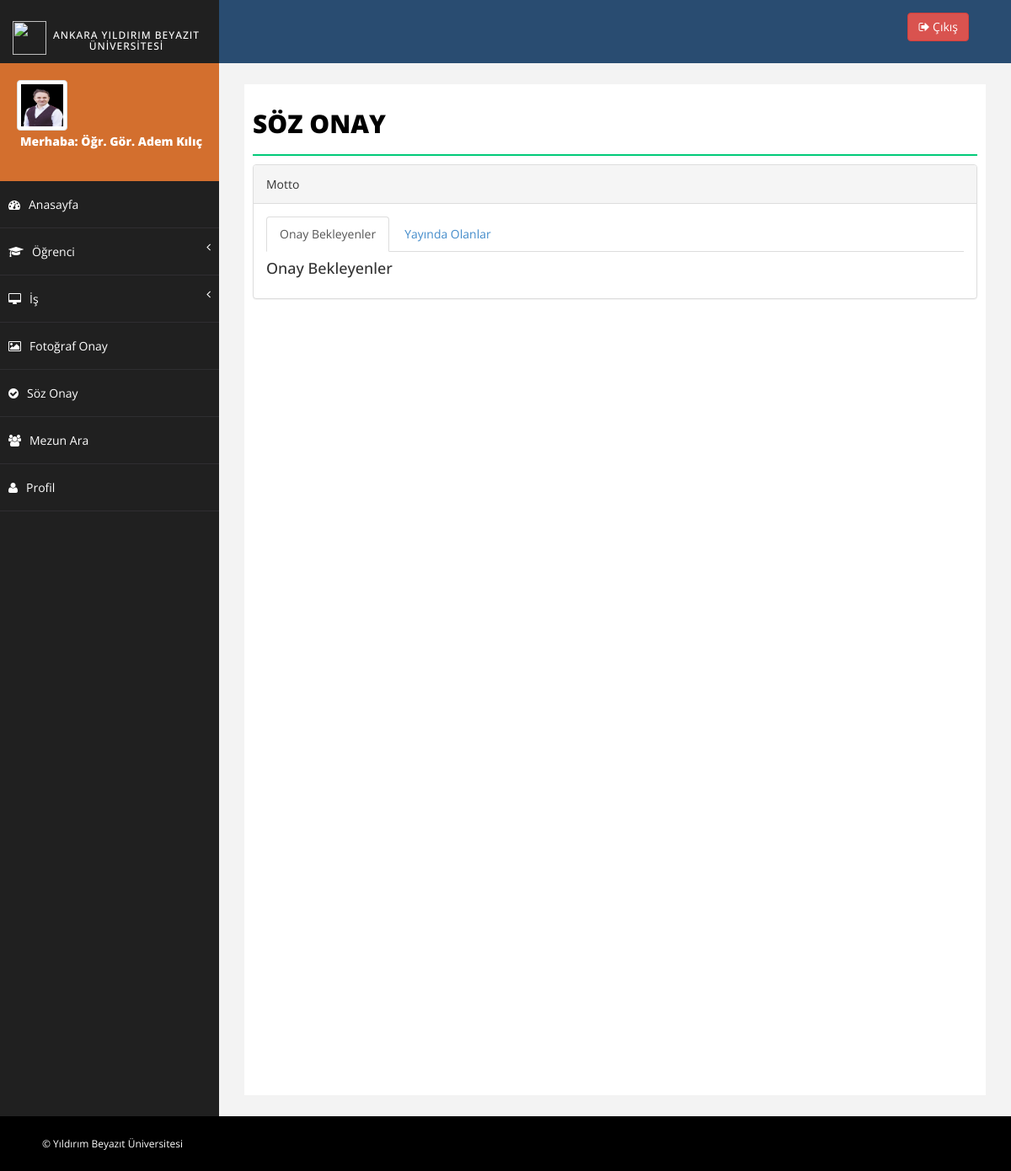
Page /admin/check_motto.php (signed in) on the committed database.
### tables this page shows
CREATE TABLE `academician` (
  `id` int(11) NOT NULL,
  `username` varchar(200) NOT NULL,
  `first_name` varchar(50) NOT NULL,
  `last_name` varchar(50) NOT NULL,
  `faculty` varchar(100) NOT NULL,
  `department` varchar(200) NOT NULL,
  `photo` varchar(200) NOT NULL,
  `email` varchar(320) NOT NULL,
  `password` varchar(60) NOT NULL
);

### admin/profile_update.php (called while the page is built, shortened)
<?php
include '../dbconnection.php';
if (isset($_SESSION['username'])) {
  $username=$_SESSION['username'];
  $stmt = $db->query("SELECT * FROM academician WHERE username='$username' ");
  while ($row = $stmt->fetch()) {
    $first_name= $row['first_name'];
    $last_name = $row['last_name'];
    $photo = $row['photo'];
  }
}
?>

### admin/check_motto.php (the view, shortened to what this page needs)
<?php
include 'header.php';
include 'sidebar.php';
?>
<div id="page-wrapper">
	<div id="page-inner">
		<div class="row">
			<div class="col-md-12">
				<h1 class="page-head-line">Söz Onay</h1>
			</div>
		</div>
		<div class="row">
			<div class="col-md-12">
				<div class="panel panel-default">
					<div class="panel-heading">
						Motto
					</div>
					<div class="panel-body">
						<ul class="nav nav-tabs">
							<li class="active"><a href="#home" data-toggle="tab">Onay Bekleyenler</a>
							</li>
							<li class=""><a href="#profile" data-toggle="tab">Yayında Olanlar</a>
							</li>
						</ul>
						<div class="tab-content">
							<div class="tab-pane fade active in" id="home">
								<h4>Onay Bekleyenler</h4>
							</div>
						</div>
					</div>
				</div>
			</div>
		</div>
	</div>
</div>
<?php include 'footer.php'; ?>

### admin/sidebar.php (shortened to what this page needs)
<?php include 'profile_update.php'; ?>
        <nav class="navbar-default navbar-side" role="navigation">
            <div class="sidebar-collapse">
                <ul class="nav" id="main-menu">
                    <li>
                        <div class="user-img-div mb-red">
                            <img src="<?php echo $photo ?>" class="img-thumbnail" />
                            <div class="inner-text">
                           Merhaba: <?php echo $first_name.' '.$last_name; ?>
                            <br/>
                            </div>
                        </div>
                    </li>
                    <li>
                        <a class="" href="index.php"><i class="fa fa-dashboard "></i>Anasayfa</a>
                    </li>
                    <li>
                        <a href="#"><i class="fa fa-graduation-cap "></i>Öğrenci <span class="fa arrow"></span></a>
                    </li>
                      <li>
                        <a href="#"><i class="fa fa-desktop "></i>İş <span class="fa arrow"></span></a>
                    </li>
                    <li>
                        <a href="check_photo.php"><i class="fa fa-picture-o "></i>Fotoğraf Onay</a>
                    </li>
                    <li>
                        <a href="check_motto.php"><i class="fa fa-check-circle "></i>Söz Onay </a>
                    </li>
                      <li>
                        <a href="search_student.php"><i class="fa fa-users "></i>Mezun Ara</a>
                    </li>
                    <li>
                        <a href="profile.php"><i class="fa fa-user "></i>Profil</a>
                    </li>
            </div>
        </nav>

### assets/css/basic.css (style rules this page uses)
body { font-family: 'Open Sans', sans-serif; line-height:25px; }
#page-wrapper { padding: 15px 15px; min-height: 600px; background: #F3F3F3; }
#page-inner { width: 100%; margin: 10px 20px 10px 0px; background-color: #fff!important; padding: 10px; min-height: 1200px; }
.page-head-line { font-size: 30px; text-transform: uppercase; color: #000; font-weight: 800; padding-bottom: 20px; border-bottom: 2px solid #00CA79; margin-bottom: 10px; }
.user-img-div { min-height: 140px; padding: 20px; background-color: #4380B8; }
.user-img-div img { max-height: 60px; }
.user-img-div .inner-text { text-align: right; position: relative; color: #fff; font-weight: 800; line-height: 25px; }
.arrow { float: right; }
.fa.arrow:before { content: "\f104"; }
.sidebar-collapse, .sidebar-collapse .nav { background: none; }
.sidebar-collapse .nav { padding: 0; }
.sidebar-collapse .nav > li > a { color: #fff; background: #202020; text-shadow: none; padding: 15px 40px; border-bottom: 1px solid #2F2E31; }
.sidebar-collapse > .nav > li > a { padding: 15px 10px; }
.navbar-side { border: none; background-color: #202020; }
.navbar-default { border: 0px solid black; }
.nav > li > a > i { margin-right: 10px; }
@media (min-width:768px) { #page-wrapper { margin: 0 0 0 260px; padding: 15px 30px; min-height: 1200px; } }
@media (min-width:768px) { .navbar-side { z-index: 1; position: absolute; width: 260px; } }

### assets/css/custom.css (style rules this page uses)
.mb-red { background-color:#d36f2e; }

### rows in the picture
academician: photo (picture), first_name "Öğr. Gör. Adem", last_name "Kılıç"
